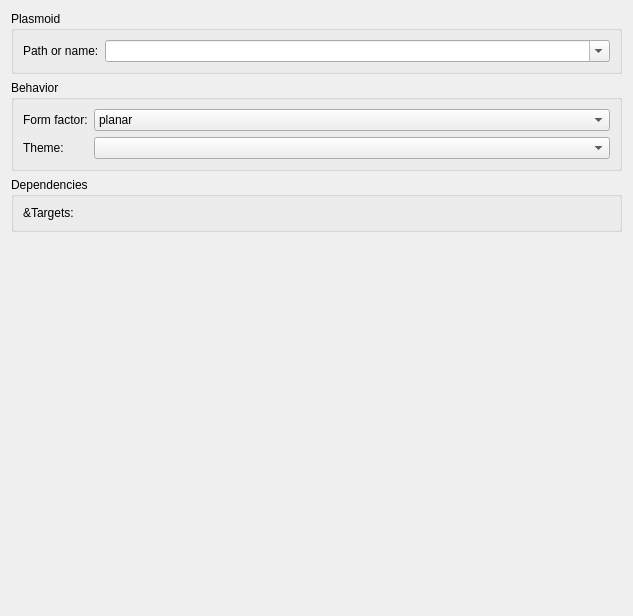
<?xml version="1.0" encoding="UTF-8"?>
<ui version="4.0">
 <class>PlasmoidExecutionPage</class>
 <widget class="QWidget" name="PlasmoidExecutionPage">
  <property name="geometry">
   <rect>
    <x>0</x>
    <y>0</y>
    <width>633</width>
    <height>616</height>
   </rect>
  </property>
  <layout class="QVBoxLayout" name="verticalLayout">
   <item>
    <widget class="QGroupBox" name="groupBox">
     <property name="title">
      <string>Plasmoid</string>
     </property>
     <layout class="QFormLayout" name="formLayout">
      <item row="0" column="0">
       <widget class="QLabel" name="label">
        <property name="text">
         <string>Path or name:</string>
        </property>
       </widget>
      </item>
      <item row="0" column="1">
       <widget class="QComboBox" name="identifier">
        <property name="sizePolicy">
         <sizepolicy hsizetype="Expanding" vsizetype="Fixed">
          <horstretch>0</horstretch>
          <verstretch>0</verstretch>
         </sizepolicy>
        </property>
        <property name="editable">
         <bool>true</bool>
        </property>
       </widget>
      </item>
     </layout>
    </widget>
   </item>
   <item>
    <widget class="QGroupBox" name="groupBox_2">
     <property name="sizePolicy">
      <sizepolicy hsizetype="Preferred" vsizetype="Maximum">
       <horstretch>0</horstretch>
       <verstretch>0</verstretch>
      </sizepolicy>
     </property>
     <property name="title">
      <string>Behavior</string>
     </property>
     <layout class="QFormLayout" name="formLayout_2">
      <item row="0" column="0">
       <widget class="QLabel" name="label_2">
        <property name="text">
         <string>Form factor:</string>
        </property>
       </widget>
      </item>
      <item row="0" column="1">
       <widget class="QComboBox" name="formFactor">
        <item>
         <property name="text">
          <string>planar</string>
         </property>
        </item>
        <item>
         <property name="text">
          <string>horizontal</string>
         </property>
        </item>
        <item>
         <property name="text">
          <string>vertical</string>
         </property>
        </item>
        <item>
         <property name="text">
          <string>mediacenter</string>
         </property>
        </item>
       </widget>
      </item>
      <item row="1" column="0">
       <widget class="QLabel" name="label_3">
        <property name="text">
         <string>Theme:</string>
        </property>
       </widget>
      </item>
      <item row="1" column="1">
       <widget class="QComboBox" name="themes"/>
      </item>
     </layout>
    </widget>
   </item>
   <item>
    <widget class="QGroupBox" name="groupBox_3">
     <property name="title">
      <string>Dependencies</string>
     </property>
     <layout class="QFormLayout" name="formLayout_3">
      <property name="fieldGrowthPolicy">
       <enum>QFormLayout::ExpandingFieldsGrow</enum>
      </property>
      <item row="0" column="0">
       <widget class="QLabel" name="label_7">
        <property name="text">
         <string>&amp;Targets:</string>
        </property>
       </widget>
      </item>
      <item row="0" column="1">
       <widget class="KDevelop::DependenciesWidget" name="dependencies" native="true"/>
      </item>
     </layout>
    </widget>
   </item>
   <item>
    <spacer name="verticalSpacer_2">
     <property name="orientation">
      <enum>Qt::Vertical</enum>
     </property>
     <property name="sizeHint" stdset="0">
      <size>
       <width>20</width>
       <height>40</height>
      </size>
     </property>
    </spacer>
   </item>
  </layout>
 </widget>
 <customwidgets>
  <customwidget>
   <class>KDevelop::DependenciesWidget</class>
   <extends>QWidget</extends>
   <header>project/widgets/dependencieswidget.h</header>
   <container>1</container>
  </customwidget>
 </customwidgets>
 <resources/>
 <connections/>
</ui>
